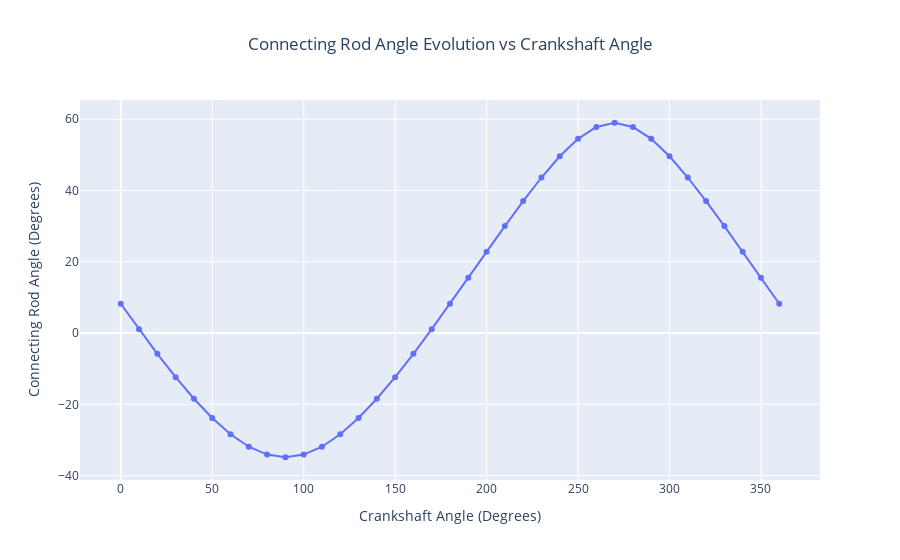

Notebook source saved alongside this figure:
### Code cell
import plotly.graph_objs as go
import numpy as np

l2 = 5
l3 = 7
offset = 1

# Prepare data
angle_deg_2_values = list(range(0, 361, 10))
angle_deg_3_values = []

for angle_deg_2 in angle_deg_2_values:
    solution = slider_crank_position(l2, l3, offset, angle_deg_2)

    angle_3 = solution[7]

    angle_deg_3_values.append(angle_3)

# Calculate the difference between max and min values
range_of_motion = max(angle_deg_3_values) - min(angle_deg_3_values)
print(f"Range of motion: {range_of_motion}")

# Find the index of the min and max values and the corresponding angles
min_index = np.argmin(angle_deg_3_values)
max_index = np.argmax(angle_deg_3_values)
min_angle = angle_deg_2_values[min_index]
max_angle = angle_deg_2_values[max_index]

print(f"Minimum value reached at angle: {min_angle} degrees")
print(f"Maximum value reached at angle: {max_angle} degrees")

# Create a scatter plot
fig = go.Figure(go.Scatter(x=angle_deg_2_values, y=angle_deg_3_values, mode='lines+markers'))

# Set the layout
fig.update_layout(title="Connecting Rod Angle Evolution vs Crankshaft Angle", title_x=0.5,
                  xaxis_title="Crankshaft Angle (Degrees)",
                  yaxis_title="Connecting Rod Angle (Degrees)")

# Show the plot
fig.show()

### Figure 1 — Plotly figure (JSON) as saved in the notebook; plotly's stock layout.template omitted (floating-point values rounded to 4 significant figures)
{"data": [{"mode": "lines+markers", "type": "scatter", "x": [0, 10, 20, 30, 40, 50, 60, 70, 80, 90, 100, 110, 120, 130, 140, 150, 160, 170, 180, 190, 200, 210, 220, 230, 240, 250, 260, 270, 280, 290, 300, 310, 320, 330, 340, 350, 360], "y": [8.213, 1.079, -5.822, -12.37, -18.44, -23.85, -28.41, -31.89, -34.1, -34.85, -34.1, -31.89, -28.41, -23.85, -18.44, -12.37, -5.822, 1.079, 8.213, 15.48, 22.78, 30.0, 37.01, 43.63, 49.59, 54.5, 57.81, 59.0, 57.81, 54.5, 49.59, 43.63, 37.01, 30.0, 22.78, 15.48, 8.213]}], "layout": {"title": {"text": "Connecting Rod Angle Evolution vs Crankshaft Angle", "x": 0.5}, "xaxis": {"title": {"text": "Crankshaft Angle (Degrees)"}}, "yaxis": {"title": {"text": "Connecting Rod Angle (Degrees)"}}}}
